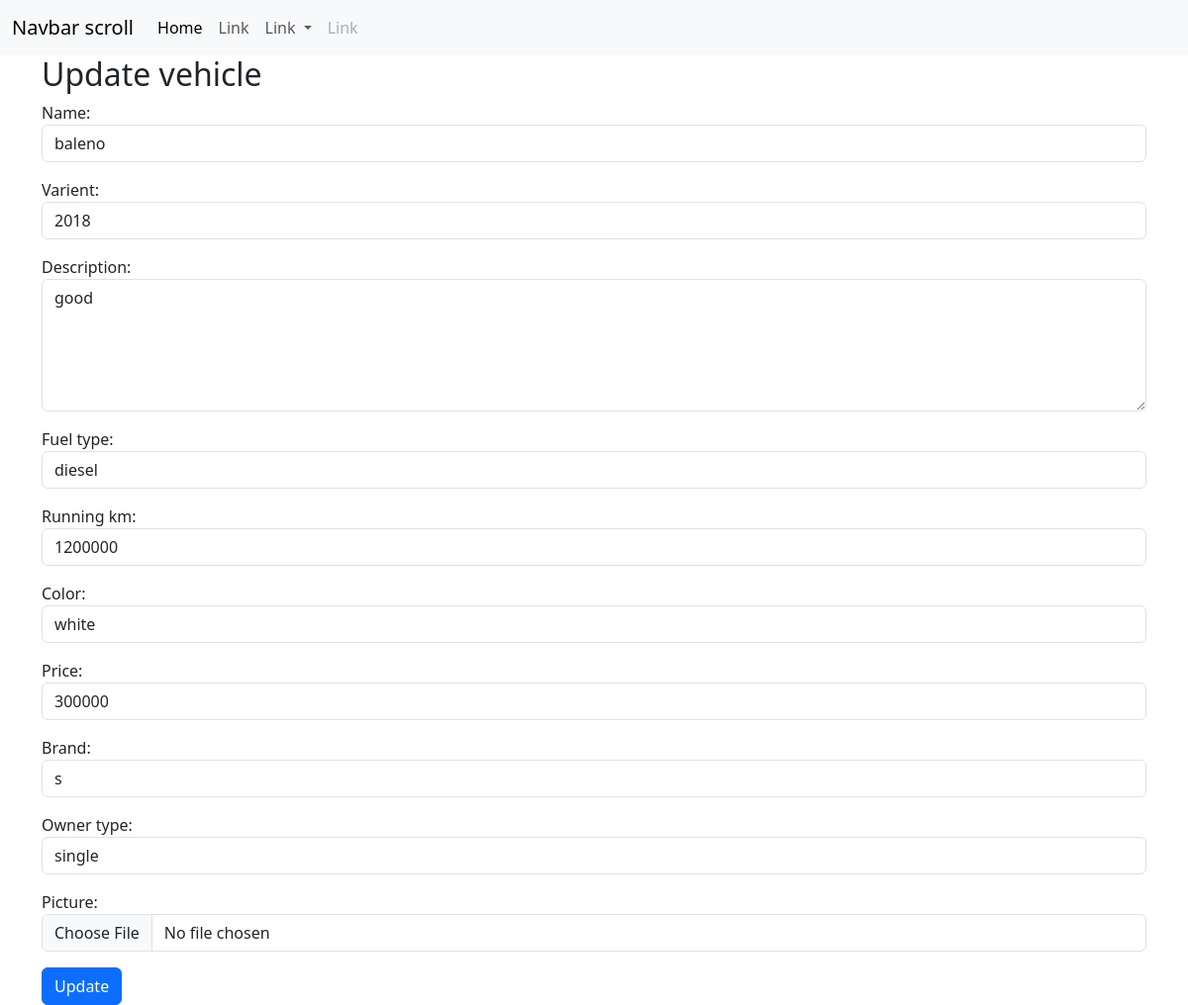
Page /vehicle/1/change/ on the earlier database version.
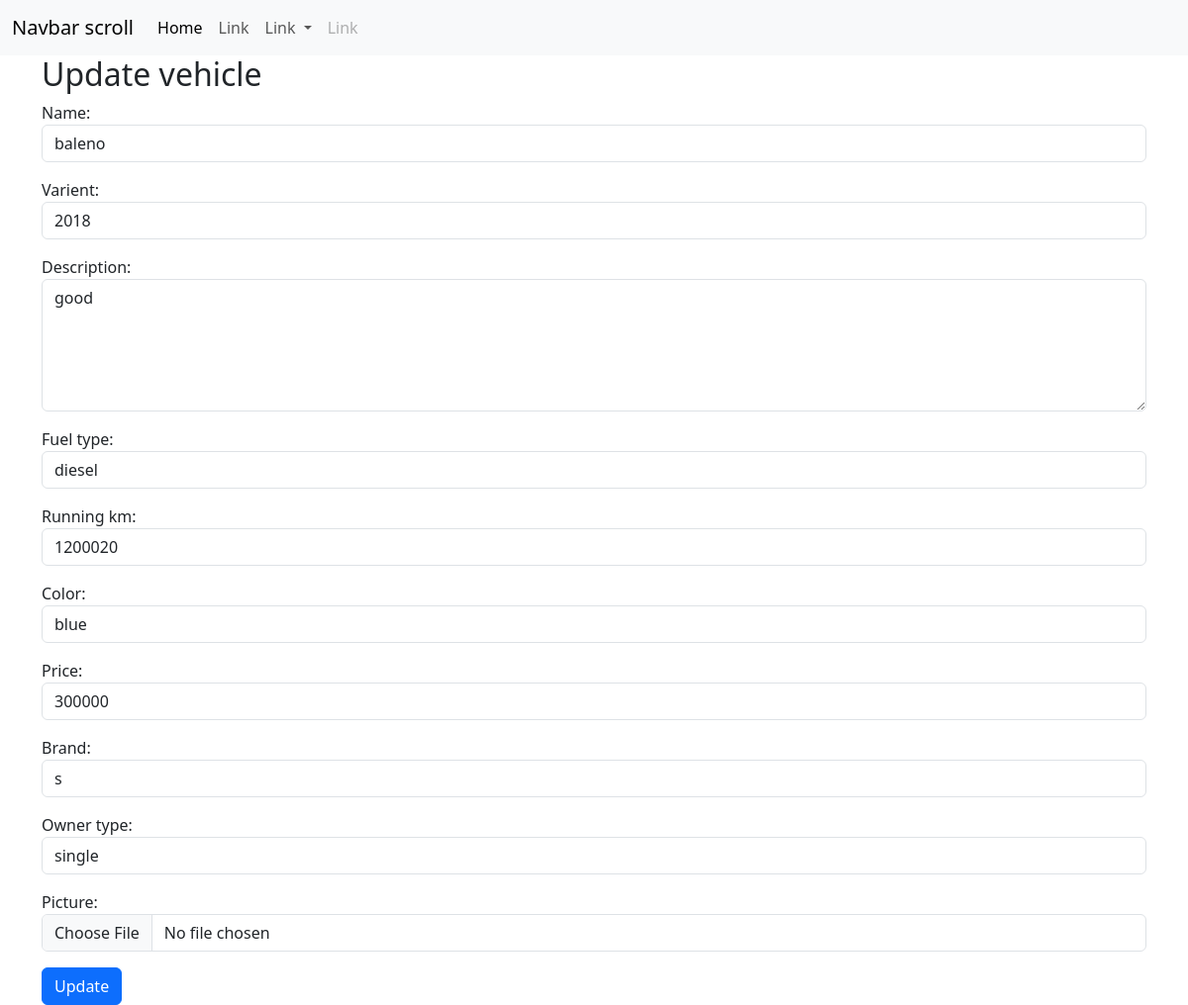
Same page on the later database version.
### store/models.py (models this page shows, shortened)
class Vehicle(models.Model):
    name=models.CharField(max_length=200)
    varient=models.CharField(max_length=200)
    description=models.TextField()
    fuel_options=(
        ("petrol","petrol"),
        ("CNG","CNG"),
        ("EV","EV"),
        ("diesel","diesel")
    )
    fuel_type=models.CharField(max_length=200,choices=fuel_options,default="petrol")
    running_km=models.PositiveIntegerField()
    color=models.CharField(max_length=200)
    price=models.PositiveIntegerField()
    brand=models.CharField(max_length=200)
    owner_options=(
        ("single","single"),
        ("second","second"),
        ("other","other")
    )
    owner_type=models.CharField(max_length=200,choices=owner_options,default="single")
    picture=models.ImageField(upload_to="vehicle_image",null=True)

### store/views.py (the view, shortened to what this page needs)
# urls.py: path('vehicle/<int:pk>/change/',views.VehicleUpdateView.as_view(),name="vehicle_update")
class VehicleUpdateView(View):
    template_name="vehicle_update.html"
    form_class=VehicleUpdateForm
    def get(self,request,*args,**kwargs):
        id=kwargs.get("pk")
        vehicle_object=get_object_or_404(Vehicle,id=id)
        form_instance=self.form_class(instance=vehicle_object)
        return render (request,self.template_name,{"forms":form_instance})

### store/forms.py
class VehicleUpdateForm(forms.ModelForm):
    class Meta:
        model=Vehicle
        fields="__all__"
        widgets={
            "name":forms.TextInput(attrs={"class":"form-control"}),
            "varient":forms.TextInput(attrs={"class":"form-control"}),
            "description":forms.Textarea(attrs={"class":"form-control","rows":5}),
            "fuel_type":forms.Select(attrs={"class":"form-control"}),
            "running_km":forms.NumberInput(attrs={"class":"form-control"}),
            "color":forms.TextInput(attrs={"class":"form-control"}),
            "price":forms.NumberInput(attrs={"class":"form-control"}),
            "brand":forms.TextInput(attrs={"class":"form-control"}),
            "owner_type":forms.Select(attrs={"class":"form-control"}),
            "picture":forms.FileInput(attrs={"class":"form-control"})
        }

### store/templates/vehicle_update.html (shortened to what this page needs)
{%extends 'base.html'%}
{%block main_block%}
<div class="container">
    <h2>Update vehicle</h2>
<form action="" method="post" enctype="multipart/form-data">
        {{forms.as_p}}
        <button type="submit" class="btn btn-primary">Update</button></form>
</div>
{%endblock%}

Differences in the rows shown:
changed Vehicle "baleno": running_km "1200000" → "1200020"; color "white" → "blue"
